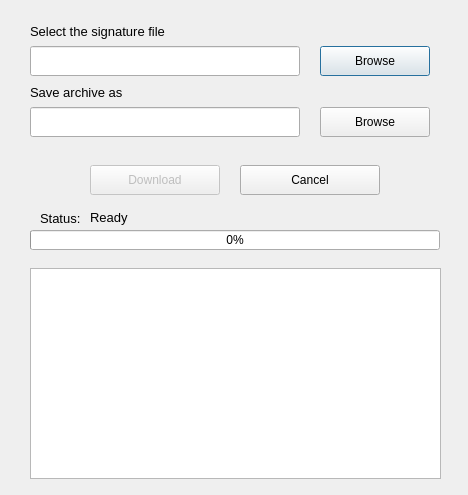
<?xml version="1.0" encoding="UTF-8"?>
<ui version="4.0">
 <class>AptOfflineQtFetch</class>
 <widget class="QDialog" name="AptOfflineQtFetch">
  <property name="windowModality">
   <enum>Qt::WindowModal</enum>
  </property>
  <property name="geometry">
   <rect>
    <x>0</x>
    <y>0</y>
    <width>468</width>
    <height>495</height>
   </rect>
  </property>
  <property name="sizePolicy">
   <sizepolicy hsizetype="Fixed" vsizetype="Fixed">
    <horstretch>0</horstretch>
    <verstretch>0</verstretch>
   </sizepolicy>
  </property>
  <property name="minimumSize">
   <size>
    <width>468</width>
    <height>495</height>
   </size>
  </property>
  <property name="maximumSize">
   <size>
    <width>468</width>
    <height>495</height>
   </size>
  </property>
  <property name="windowTitle">
   <string>Fetch Packages or Upgrade</string>
  </property>
  <widget class="QLineEdit" name="profileFilePath">
   <property name="geometry">
    <rect>
     <x>30</x>
     <y>46</y>
     <width>270</width>
     <height>30</height>
    </rect>
   </property>
  </widget>
  <widget class="QPushButton" name="browseFilePathButton">
   <property name="geometry">
    <rect>
     <x>320</x>
     <y>46</y>
     <width>110</width>
     <height>30</height>
    </rect>
   </property>
   <property name="text">
    <string>Browse</string>
   </property>
  </widget>
  <widget class="QPushButton" name="startDownloadButton">
   <property name="enabled">
    <bool>false</bool>
   </property>
   <property name="geometry">
    <rect>
     <x>90</x>
     <y>165</y>
     <width>130</width>
     <height>30</height>
    </rect>
   </property>
   <property name="text">
    <string>Download</string>
   </property>
   <property name="icon">
    <iconset resource="resources.qrc">
     <normaloff>:/icons/icons/go-down.png</normaloff>:/icons/icons/go-down.png</iconset>
   </property>
   <property name="shortcut">
    <string notr="true"/>
   </property>
   <property name="checkable">
    <bool>false</bool>
   </property>
   <property name="checked">
    <bool>false</bool>
   </property>
   <property name="flat">
    <bool>false</bool>
   </property>
  </widget>
  <widget class="QPushButton" name="cancelButton">
   <property name="geometry">
    <rect>
     <x>240</x>
     <y>165</y>
     <width>140</width>
     <height>30</height>
    </rect>
   </property>
   <property name="text">
    <string>Cancel</string>
   </property>
   <property name="icon">
    <iconset resource="resources.qrc">
     <normaloff>:/icons/icons/dialog-cancel.png</normaloff>:/icons/icons/dialog-cancel.png</iconset>
   </property>
  </widget>
  <widget class="QLabel" name="label">
   <property name="geometry">
    <rect>
     <x>30</x>
     <y>16</y>
     <width>200</width>
     <height>30</height>
    </rect>
   </property>
   <property name="font">
    <font>
     <pointsize>10</pointsize>
    </font>
   </property>
   <property name="text">
    <string>Select the signature file</string>
   </property>
  </widget>
  <widget class="QProgressBar" name="statusProgressBar">
   <property name="geometry">
    <rect>
     <x>30</x>
     <y>230</y>
     <width>410</width>
     <height>20</height>
    </rect>
   </property>
   <property name="value">
    <number>0</number>
   </property>
  </widget>
  <widget class="QLabel" name="label_2">
   <property name="geometry">
    <rect>
     <x>40</x>
     <y>210</y>
     <width>70</width>
     <height>16</height>
    </rect>
   </property>
   <property name="font">
    <font>
     <pointsize>10</pointsize>
    </font>
   </property>
   <property name="text">
    <string>Status:</string>
   </property>
  </widget>
  <widget class="QLabel" name="progressStatusDescription">
   <property name="geometry">
    <rect>
     <x>90</x>
     <y>210</y>
     <width>53</width>
     <height>15</height>
    </rect>
   </property>
   <property name="font">
    <font>
     <pointsize>10</pointsize>
    </font>
   </property>
   <property name="text">
    <string>Ready</string>
   </property>
  </widget>
  <widget class="QTextEdit" name="rawLogHolder">
   <property name="geometry">
    <rect>
     <x>30</x>
     <y>268</y>
     <width>411</width>
     <height>211</height>
    </rect>
   </property>
  </widget>
  <widget class="QPushButton" name="browseZipFileButton">
   <property name="geometry">
    <rect>
     <x>320</x>
     <y>107</y>
     <width>110</width>
     <height>30</height>
    </rect>
   </property>
   <property name="text">
    <string>Browse</string>
   </property>
  </widget>
  <widget class="QLabel" name="label_3">
   <property name="geometry">
    <rect>
     <x>30</x>
     <y>77</y>
     <width>200</width>
     <height>30</height>
    </rect>
   </property>
   <property name="font">
    <font>
     <pointsize>10</pointsize>
    </font>
   </property>
   <property name="text">
    <string>Save archive as</string>
   </property>
  </widget>
  <widget class="QLineEdit" name="zipFilePath">
   <property name="geometry">
    <rect>
     <x>30</x>
     <y>107</y>
     <width>270</width>
     <height>30</height>
    </rect>
   </property>
  </widget>
 </widget>
 <resources>
  <include location="resources.qrc"/>
 </resources>
 <connections/>
</ui>
